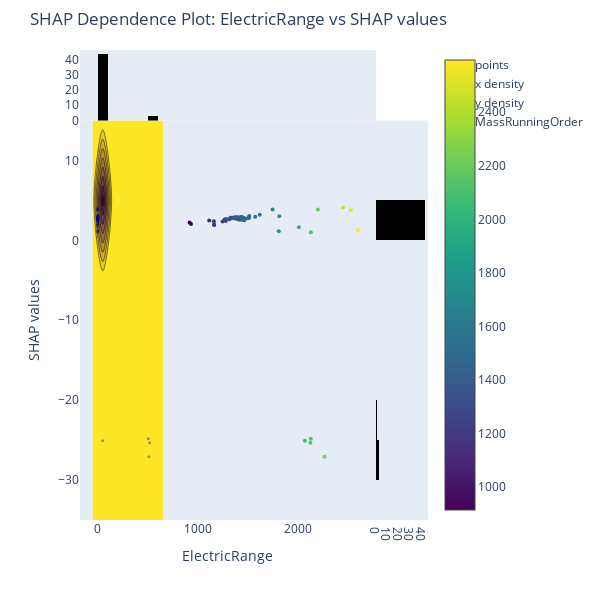
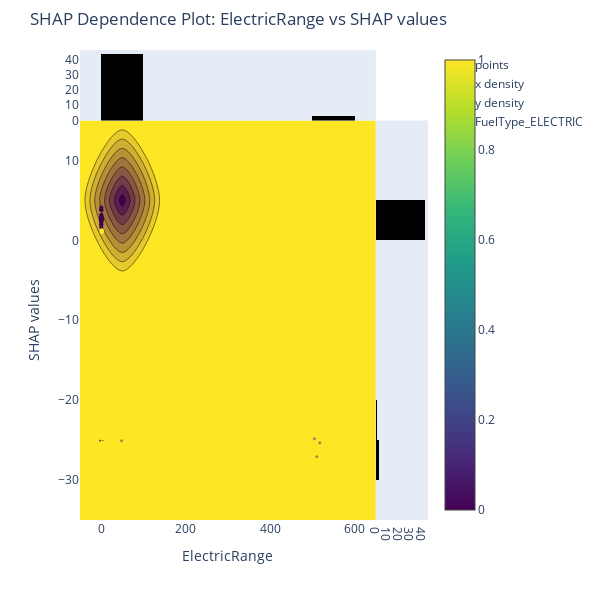
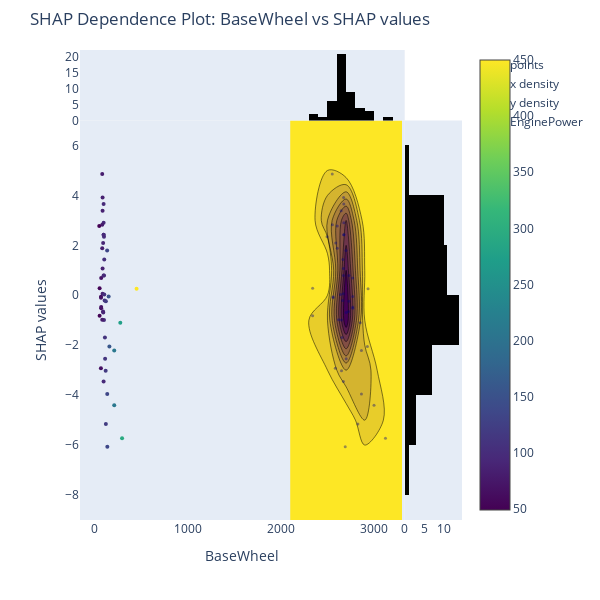
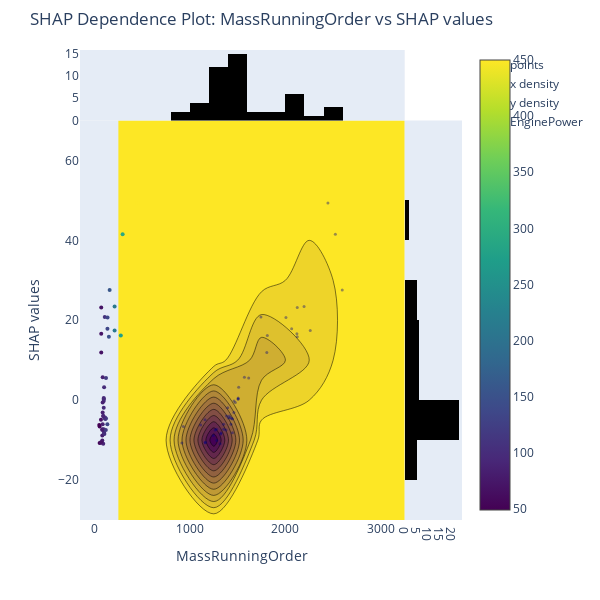

Notebook source saved alongside these figures, in order:
### Code cell
# Create a SHAP explainer and calculate SHAP values
explainer = shap.TreeExplainer(model)
shap_values = explainer.shap_values(X_test)

# Create a SHAP explanation object
shap_explanation = shap.Explanation(values=shap_values, data=X_train, feature_names=X_train.columns)

# Generate SHAP summary plot
shap.summary_plot(shap_values, X_test, plot_type="bar")

# Generate SHAP dependence plots
co2.viz.plot_shap_dependence("ElectricRange", "MassRunningOrder", shap_values, X_test, sample=0.05, save=True, format='png')
co2.viz.plot_shap_dependence("ElectricRange", "FuelType_ELECTRIC", shap_values, X_test, sample=0.05, save=True, format='png')
co2.viz.plot_shap_dependence("BaseWheel", "EnginePower", shap_values, X_test, sample=0.05, save=True, format='png')

co2.viz.plot_shap_dependence("MassRunningOrder", "EnginePower", shap_values, X_test, sample=0.05, save=True, format='png')

# Visualize the first tree from the model
xgb.to_graphviz(model, num_trees=0)

co2.data.save_shap_values(shap_values, X_test)
